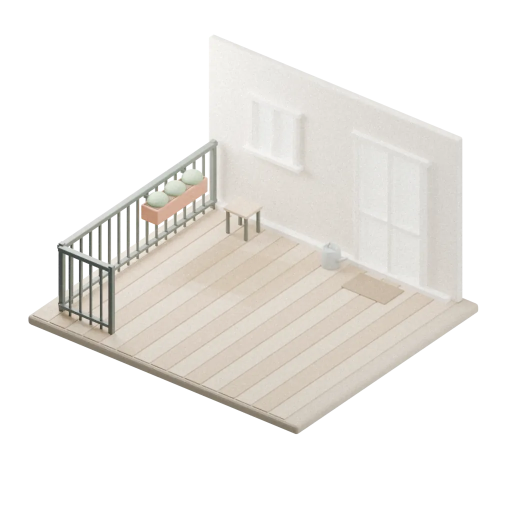
#> input picture assets/care_scene/balcony/light/bright_indirect.webp, 1024 x 1024 px (shown at 1/2 size)
$ python -i compose.py   (imports and definitions only)
#> lines starting #> are read from the running program, lines starting #| are printed output that depends on the picture; after the words box and inside, x2 and y2 are one past the last pixel; in counts of white or black regions, pixels touching at a corner belong together
#!/usr/bin/env python3
"""Compose les visuels App Store à partir des captures réelles.

Chaque visuel : un aplat d'une couleur vive de l'app, deux grands disques
pâles qui sortent du cadre — le décor de ses têtes vertes —, un titre en
Bricolage Grotesque très gras (la police des titres de l'app), un appareil
dessiné (bordure, barre d'état, île ou œil de caméra) qui montre la capture
presque entière, et un objet 3D posé à son pied, devant lui. L'écran est ce
qu'on vend : rien ne le recouvre, à part l'objet sur son coin bas.

Deux gabarits : l'iPhone 6,7 pouces (1290 × 2796) et l'iPad 13 pouces
(2064 × 2752), les deux séries que demande App Store d'une app universelle.

Les captures viennent du simulateur (store/capture_ios.sh, écran entier,
marqueur `.device` dans le dossier) ou, à défaut, du build web (capture.mjs,
390 × 844 à 3×, sans barre d'état).

Usage : compose.py <dossier captures> <dossier sortie> [fr|en|de|it] [iphone|ipad]
"""
import csv
import os
import sys

import numpy as np
from PIL import Image, ImageDraw, ImageFilter, ImageFont

HERE = os.path.dirname(os.path.abspath(__file__))
ROOT = os.path.join(HERE, '..')
FONTS = os.path.join(HERE, 'fonts/inter/extras/ttf')
DISPLAY = os.path.join(ROOT, 'assets', 'fonts', 'BricolageGrotesque-VF.ttf')
CLAY = os.path.join(ROOT, 'assets', 'onboarding')
# Le pot de l'icône, entier, tel que l'ouverture de l'app le montre
# (tool/render_app_icon.py).
POT = os.path.join('assets', 'icon', 'rendu', 'lancement.png')
INTER_ZIP = 'https://github.com/rsms/inter/releases/download/v4.1/Inter-4.1.zip'

# --- les deux gabarits --------------------------------------------------------

# Le projet Xcode déclare les deux familles (TARGETED_DEVICE_FAMILY = « 1,2 »),
# et App Store réclame alors une série par famille : 6,7 pouces pour l'iPhone,
# 13 pouces pour l'iPad. Les deux disent la même chose avec la même grammaire
# — papier teinté, titre à la main, appareil incliné, objet d'argile devant.
# Mais un iPad n'est pas un grand iPhone : presque carré, il laisse moins de
# hauteur au texte, l'appareil y prend moins de largeur, et sa capture est au
# facteur 2 quand celle de l'iPhone est au 3. Chaque gabarit porte donc ses
# mesures ; tout le fichier les lit dans L, réglé par use().
FORMATS = {
    'iphone': {
        'size': (1290, 2796),
        'margin': 96, 'text_top': 200, 'text_width': 1110,
        'title_max': 136, 'title_min': 96, 'title_line': 1.18,
        'sub_size': 54, 'sub_line': 66, 'sub_gap': 22, 'tilt': 1.0,
            # L'appareil tient en entier dans le cadre, écran complet : sa largeur,
        # le vide entre le sous-titre et lui (où l'objet d'argile dépasse), et
        # la taille de l'objet.
        'phone_width': 850, 'phone_gap': 170, 'phone_clay': 500,
        # Les cotes de l'appareil, en points : la barre d'état, le rayon des
        # coins, le cadre, l'île (ou, sans elle, l'œil de la caméra).
        'device': {'px': 3, 'status': 54, 'radius': 55, 'bezel': 12, 'island': (126, 37), 'camera': 0, 'cellular': True},
        'cover': {
            'title': 296, 'plant_h': 760, 'plant_dx': 28, 'plant_overlap': 80,
            'card_h': 860, 'card_gap': 86, 'radius': 72, 'pad': 76,
            'name': 88, 'species': 54, 'species_y': 118, 'rows_y': 234,
            'rows': 'liste', 'row_h': 132, 'row_gap': 26, 'row_icon': 88, 'row_x': 126, 'row_label': 54, 'row_value': 58,
            'bar_h': 232, 'bar_bottom': 150, 'footer': 56,
        },
    },
    'ipad': {
        'size': (2064, 2752),
        'margin': 150, 'text_top': 175, 'text_width': 1660,
        'title_max': 165, 'title_min': 128, 'title_line': 1.18,
        'sub_size': 68, 'sub_line': 84, 'sub_gap': 26,
        # L'iPad est presque carré : incliné comme un téléphone, il déborderait
        # par le bas. Le même geste, aux deux tiers.
        'tilt': 0.7,
        'phone_width': 1310, 'phone_gap': 115, 'phone_clay': 620,
        'device': {'px': 2, 'status': 24, 'radius': 26, 'bezel': 20, 'island': None, 'camera': 5, 'cellular': False},
        'cover': {
            'title': 320, 'plant_h': 690, 'plant_dx': 26, 'plant_overlap': 74,
            'card_h': 980, 'card_gap': 90, 'radius': 90, 'pad': 100,
            'name': 116, 'species': 70, 'species_y': 156, 'rows_y': 420,
            # Trois soins côte à côte : sur une fiche presque carrée, une liste
            # en colonne laisse la moitié droite vide et monte trop haut.
            'rows': 'grille', 'row_h': 340, 'row_gap': 0, 'row_icon': 160, 'row_x': 0, 'row_label': 62, 'row_value': 74,
            'bar_h': 250, 'bar_bottom': 120, 'footer': 72,
        },
    },
}

L = FORMATS['iphone']
W, H = L['size']


# [18 lines left out: functions use, ensure_fonts, not called in this run]


# La palette de l'app (design_system/tokens/colors.dart), en clair.
CANVAS = (255, 251, 244)
SURFACE = (255, 251, 244)
SURFACE_MUTED = (237, 227, 212)
INK = (28, 23, 18)
INK2 = (102, 89, 77)
INK3 = (140, 128, 116)
SHADOW = (0, 0, 0)
SAGE = (42, 116, 71)
BRAND = (53, 131, 84)
WHITE = (255, 255, 255)
# Le fond de chaque fiche, l'encre de son titre et celle de son sous-titre :
# le vert de la marque et le brun de nuit portent du blanc, les accents vifs
# portent l'encre, comme dans l'app.
TINTS = {
    'sage': (BRAND, WHITE, (226, 240, 230)),
    'water': ((93, 183, 255), INK, (28, 23, 18)),
    'sun': ((255, 225, 77), INK, (28, 23, 18)),
    'terracotta': ((255, 123, 69), INK, (28, 23, 18)),
    'rose': ((255, 143, 171), INK, (28, 23, 18)),
    'night': ((23, 19, 15), WHITE, (214, 204, 192)),
    'lavender': ((185, 163, 255), INK, (28, 23, 18)),
}
# L'encre du titre et du sous-titre de la fiche en cours : `background()` les
# règle, `draw_text_block()` les lit.
TEXT, TEXT2 = INK, INK2


def font(name, size):
    return ImageFont.truetype(os.path.join(FONTS, f'Inter-{name}.ttf'), size)


# [73 lines left out: functions display, background, wrap, title_size, draw_text_block, not called in this run]


# --- l'appareil ---------------------------------------------------------------

def status_bar(width, height, bg, ink, u=1.0, cellular=True):
    """Une barre d'état iOS : l'heure d'Apple, réseau, wifi, batterie.
    Sans [bg], la barre est transparente, à poser sur une photo.

    Les cotes sont celles d'une capture d'iPhone au facteur 3 ; [u] les ramène
    au facteur de la capture (2/3 pour un iPad, qui capture au facteur 2). Un
    iPad wifi n'a pas d'antenne : [cellular] efface les quatre barres."""
    def s(v):
        return int(round(v * u))

    bar = Image.new('RGBA', (width, height), bg + (255,) if bg else (0, 0, 0, 0))
    d = ImageDraw.Draw(bar)
    d.text((s(100), height // 2 - s(4)), '9:41', font=font('SemiBold', s(50)), fill=ink, anchor='lm')
    # Signal : quatre barres qui montent
    x0 = width - s(300)
    if cellular:
        for i in range(4):
            h = s(18 + i * 10)
            d.rounded_rectangle((x0 + s(i * 20), height // 2 + s(20) - h, x0 + s(i * 20) + s(12), height // 2 + s(20)), radius=s(3), fill=ink)
    # Wifi : trois arcs
    cx, cy = width - s(190), height // 2 + s(20)
    for r, wdt in ((44, 9), (28, 9), (10, 10)):
        d.arc((cx - s(r), cy - s(r), cx + s(r), cy + s(r)), start=225, end=315, fill=ink, width=s(wdt))
    # Batterie
    bx = width - s(130)
    d.rounded_rectangle((bx, height // 2 - s(18), bx + s(78), height // 2 + s(18)), radius=s(10), outline=ink, width=s(4))
    d.rounded_rectangle((bx + s(6), height // 2 - s(12), bx + s(60), height // 2 + s(12)), radius=s(6), fill=ink)
    d.rounded_rectangle((bx + s(80), height // 2 - s(7), bx + s(86), height // 2 + s(7)), radius=s(3), fill=ink)
    return bar


def phone(shot, scrim=0.0, sheet=None, device=False):
    """La capture habillée en appareil, aux cotes du gabarit courant.
    [shot] est un chemin, ou une capture déjà retouchée. Une capture du web
    (390 × 844) n'a pas de barre d'état : on la dessine au-dessus. Une
    capture d'appareil ([device]) est l'écran entier : la place de la barre
    d'état y est déjà réservée en haut, on dessine dedans. Avec [scrim] et
    [sheet], une feuille modale est posée sur l'écran entier, barre d'état
    comprise, comme l'app le fait."""
#> called with scrim = 0, device = False
    dev = L['device']
    px, u = dev['px'], dev['px'] / 3
    shot = (Image.open(shot) if isinstance(shot, str) else shot).convert('RGB')
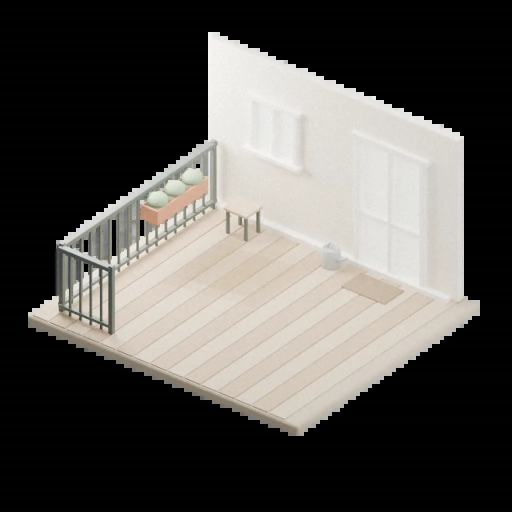
#> shot: PIL image 1024x1024 RGB (shown at 1/2 size); mean R, G, B 87.1, 84.6, 80.7
    sw, sh = shot.size
    top = dev['status'] * px
    if device:
        screen = shot.convert('RGBA')
    else:
        screen = Image.new('RGBA', (sw, sh + top))
#> screen: PIL image 1024x1186 RGBA; every value is 0
        screen.paste(shot, (0, top))
    strip = shot.crop((0, 0, sw, top))
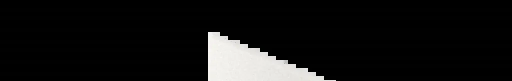
#> strip: PIL image 1024x162 RGB (shown at 1/2 size); mean R, G, B 18.7, 18.6, 18.3
    haut = strip.getpixel((sw // 2, 6))
#> haut = (0, 0, 0)
    if max(abs(a - b) for a, b in zip(haut, CANVAS)) < 24:
        # La feuille de l'app : la barre d'état est de la même feuille.
        bar = status_bar(sw, top, haut, INK, u, dev['cellular'])
    elif max(abs(a - b) for a, b in zip(haut, BRAND)) < 24:
        # La tête verte : l'heure y est blanche, sans voile.
        bar = status_bar(sw, top, haut, WHITE, u, dev['cellular'])
    else:
        # Une photo en tête de page : elle continue sous la barre d'état
        # (en miroir et un peu floue quand la capture s'arrête au bord),
        # assombrie vers le haut, et les icônes passent en blanc dessus.
        bar = strip.convert('RGBA') if device else strip.transpose(Image.FLIP_TOP_BOTTOM).filter(ImageFilter.GaussianBlur(6)).convert('RGBA')
        veil = np.zeros((top, sw, 4), dtype=np.uint8)
        veil[..., 3] = np.linspace(120, 30, top).astype(np.uint8)[:, None]
        bar.alpha_composite(Image.fromarray(veil))
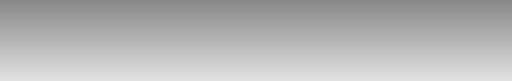
#> veil: shape (162, 1024, 4) (shown at 1/2 size); mean R, G, B, A 0, 0, 0, 74.5; transparent parts drawn white
        bar.alpha_composite(status_bar(sw, top, None, (255, 255, 255), u, dev['cellular']))
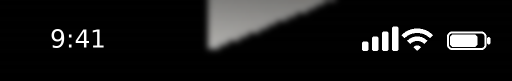
#> bar: PIL image 1024x162 RGBA (shown at 1/2 size); mean R, G, B, A 20.8, 20.8, 20.6, 255
    screen.paste(bar, (0, 0))
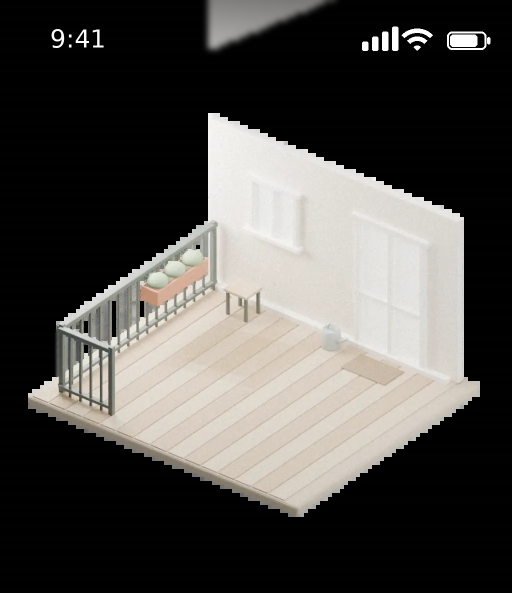
#> screen: PIL image 1024x1186 RGBA (shown at 1/2 size); mean R, G, B, A 78, 75.9, 72.5, 255
    sh = screen.height - top
    if scrim:
        # La barrière modale, comme celle d'iOS
        screen.alpha_composite(Image.new('RGBA', screen.size, SHADOW + (int(255 * scrim),)))
    if sheet is not None:
        screen.alpha_composite(sheet, (0, screen.height - sheet.height))
    screen = screen.convert('RGB')
#> screen: PIL image 1024x1186 RGB
    # Coins de l'écran
    radius = dev['radius'] * px
    mask = Image.new('L', screen.size, 0)
#> mask: PIL image 1024x1186 L; every value is 0
    ImageDraw.Draw(mask).rounded_rectangle((0, 0, sw - 1, sh + top - 1), radius=radius, fill=255)
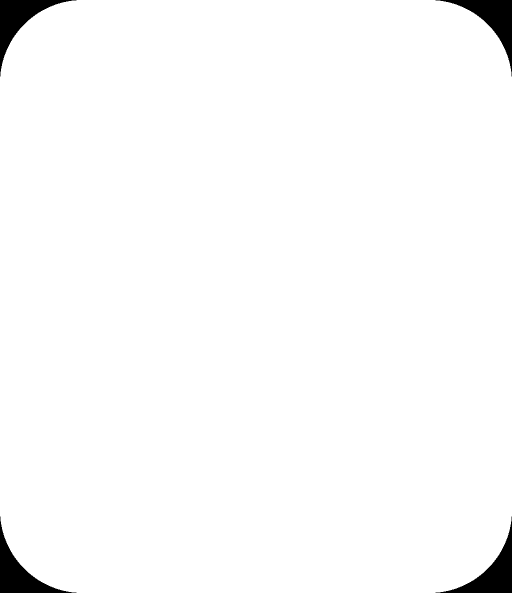
#> mask: PIL image 1024x1186 L (shown at 1/2 size); 98.1% white; 4 black regions, box (x1, y1, x2, y2) and area: (0, 0, 153, 153) 5897, (871, 0, 1024, 153) 5897, (0, 1033, 153, 1186) 5897, (871, 1033, 1024, 1186) 5897
    bezel = dev['bezel'] * px
    edge = max(1, int(round(3 * u)))
    body = Image.new('RGBA', (sw + 2 * bezel, sh + top + 2 * bezel), (0, 0, 0, 0))
#> body: PIL image 1096x1258 RGBA; every value is 0
    d = ImageDraw.Draw(body)
    d.rounded_rectangle((0, 0, body.width - 1, body.height - 1), radius=radius + bezel, fill=(46, 36, 30, 255))
    d.rounded_rectangle((edge, edge, body.width - 1 - edge, body.height - 1 - edge), radius=radius + bezel - edge, outline=(92, 76, 66, 255), width=edge)
    body.paste(screen, (bezel, bezel), mask)
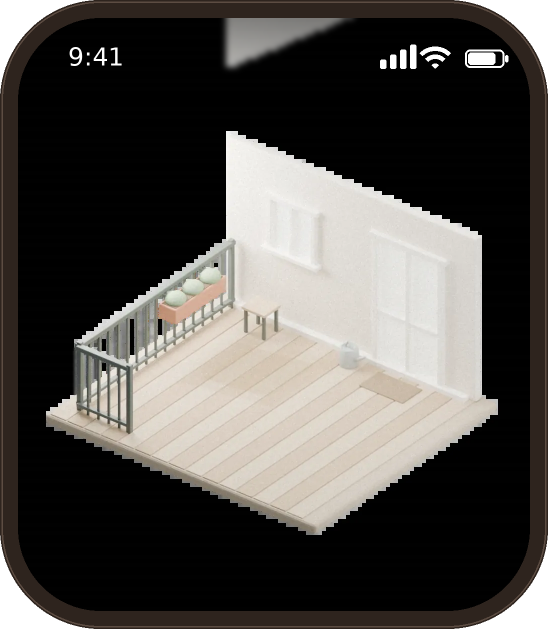
#> body: PIL image 1096x1258 RGBA (shown at 1/2 size); mean R, G, B, A 74.3, 71.2, 67.5, 248.5; transparent parts drawn white
    if dev['island']:
        # Dynamic Island
        iw, ih = dev['island'][0] * px, dev['island'][1] * px
        ix, iy = bezel + (sw - iw) // 2, bezel + 11 * px
        d.rounded_rectangle((ix, iy, ix + iw, iy + ih), radius=ih // 2, fill=(14, 11, 9, 255))
    elif dev['camera']:
        # L'iPad n'a pas d'île : un œil de caméra au milieu du cadre du haut.
        r = dev['camera'] * px
        cx, cy = bezel + sw // 2, bezel // 2
        d.ellipse((cx - r, cy - r, cx + r, cy + r), fill=(20, 16, 13, 255))
    return body


# --- argile -------------------------------------------------------------------

# [63 lines left out: functions paste_with_shadow, clay_shape, clay_card, clay_arch, place_phone, place_object, not called in this run]


# --- la feuille « Espèce » ---------------------------------------------------

# Une photo CC0 (iNaturalist, observation 359128431, photo 655212161) qui
# n'est pas dans le jeu d'entraînement, et ce que le modèle livré en dit.
# Ce sont ses vrais résultats, pas une maquette : les recalculer avec
#   python3 store/ident/score.py store/ident/ficus-lyrata.jpg
# après chaque nouveau modèle.
IDENT_PHOTO = os.path.join(HERE, 'ident', 'ficus-lyrata.jpg')
IDENT_RESULTS = [('Ficus lyrata', 0.804), ('Epipremnum aureum', 0.063), ('Euphorbia lactea', 0.039)]
# Les seuils du modèle embarqué (domain/identification/identification_policy.dart).
LIKELY, POSSIBLE = 0.70, 0.25
# Les textes de la feuille, ceux des ARB.
IDENT_COPY = {
    'fr': {'title': 'Espèce', 'hint': 'Reconnu par Iris sur l’appareil. Choisissez l’espèce.', 'use': 'Utiliser',
           'online': 'Chercher en ligne', 'likely': 'Probable', 'possible': 'Possible', 'unlikely': 'Peu probable'},
    'en': {'title': 'Species', 'hint': 'Recognised by Iris on the device. Choose the species.', 'use': 'Use',
           'online': 'Search online', 'likely': 'Likely', 'possible': 'Possible', 'unlikely': 'Less likely'},
    'de': {'title': 'Art', 'hint': 'Von Iris auf dem Gerät erkannt. Wählen Sie die Art.', 'use': 'Verwenden',
           'online': 'Online suchen', 'likely': 'Wahrscheinlich', 'possible': 'Möglich', 'unlikely': 'Wenig wahrscheinlich'},
    'it': {'title': 'Specie', 'hint': 'Riconosciuta da Iris sul dispositivo. Scegliete la specie.', 'use': 'Usa',
           'online': 'Cerca online', 'likely': 'Probabile', 'possible': 'Possibile', 'unlikely': 'Poco probabile'},
}

def common_names(lang):
    with open(os.path.join(ROOT, 'tools', 'plant_dataset', 'plants.csv'), newline='', encoding='utf-8') as f:
        return {r['scientific_name']: r.get(f'common_{lang}', '') for r in csv.DictReader(f)}


# [78 lines left out: functions fit, ellipsize, diamond, ident_sheet, not called in this run]


# Sans capture de la feuille « Espèce » — le modèle ne tourne pas sur le
# web —, elle est redessinée sur la fiche du Ficus, celle-là même qu'elle
# recouvre dans l'app.


# --- la fiche de présentation -------------------------------------------------

# La première fiche ne montre pas un écran : elle plante le décor, fort, sur
# un aplat sauge. Les concurrents du magasin font tous la même chose — un
# aplat saturé, un titre énorme, une vraie photo, des pastilles d'interface
# posées dessus. Ici les pastilles sont celles de l'app, à sa palette.
# La fiche d'ouverture suit la mise en page de l'app : la marge de page, un
# grand titre en haut à gauche, puis des cartes en colonne. Elle y ajoute une
# bande sauge, la plante de l'icône posée sur son bord, et une carte de verre
# dépoli qui mord sur la bande. Rien de plus : une fiche chargée ne se lit
# pas dans une grille de vignettes.
COVER = {
    'fr': {
        'title': 'Auxine',
        'subtitle': 'le carnet de vos plantes',
        'name': 'Monstera deliciosa',
        'species': 'Faux philodendron',
        'rows': [
            ('assets/objects/arrosoir.webp', 'Arrosage', 'Tous les 8 jours'),
            ('assets/problems/clay_abiotique.webp', 'Lumière', 'Vive indirecte'),
            ('assets/onboarding/collection_semis.webp', 'Dernier soin', 'Il y a 2 jours'),
        ],
        'footer': 'Sans compte, sans publicité',
    },
    'en': {
        'title': 'Auxine',
        'subtitle': 'the journal of your plants',
        'name': 'Monstera deliciosa',
        'species': 'Swiss cheese plant',
        'rows': [
            ('assets/objects/arrosoir.webp', 'Watering', 'Every 8 days'),
            ('assets/problems/clay_abiotique.webp', 'Light', 'Bright indirect'),
            ('assets/onboarding/collection_semis.webp', 'Last care', '2 days ago'),
        ],
        'footer': 'No account, no ads',
    },
    'de': {
        'title': 'Auxine',
        'subtitle': 'das Tagebuch Ihrer Pflanzen',
        'name': 'Monstera deliciosa',
        'species': 'Fensterblatt',
        'rows': [
            ('assets/objects/arrosoir.webp', 'Gießen', 'Alle 8 Tage'),
            ('assets/problems/clay_abiotique.webp', 'Licht', 'Hell, indirekt'),
            ('assets/onboarding/collection_semis.webp', 'Letzte Pflege', 'Vor 2 Tagen'),
        ],
        'footer': 'Ohne Konto, ohne Werbung',
    },
    'it': {
        'title': 'Auxine',
        'subtitle': 'il diario delle vostre piante',
        'name': 'Monstera deliciosa',
        'species': 'Monstera',
        'rows': [
            ('assets/objects/arrosoir.webp', 'Annaffiatura', 'Ogni 8 giorni'),
            ('assets/problems/clay_abiotique.webp', 'Luce', 'Viva indiretta'),
            ('assets/onboarding/collection_semis.webp', 'Ultima cura', '2 giorni fa'),
        ],
        'footer': 'Senza account, senza pubblicità',
    },
}

TERRACOTTA_POP = (255, 123, 69)


# [83 lines left out: functions rounded_mask, crisp, cover, not called in this run]


# --- les visuels --------------------------------------------------------------

# Le registre des fiches App Store : un titre court, puis un fragment en
# minuscules, sans point. Pas de phrase.
COPY = {
    'fr': [
        ("Chaque matin,\nl'état des plantes", 'les soins qui viennent, à cocher'),
        ('Quelle est\ncette plante ?', 'une photo suffit, même sans réseau'),
        ('Toutes vos plantes,\nau même endroit', 'avec leur photo, leur espèce et leur pièce'),
        ('Chaque plante\na sa page', 'photos, prochains soins, journal'),
        ("Une fiche d'entretien\npour chaque espèce", 'arrosage, lumière, engrais, rempotage'),
        ('Lieux, calendrier,\ninventaire', 'pour un appartement ou un jardin entier'),
        ('Un diagnostic\nsur photo', 'plus de 200 troubles, ravageurs, maladies'),
    ],
    'en': [
        ('Each morning,\nwhere things stand', 'upcoming care, to tick off'),
        ('What plant\nis this?', 'one photo is enough, even offline'),
        ('All your plants,\nin one place', 'with their photo, species and room'),
        ('Every plant\nhas its page', 'photos, upcoming care, journal'),
        ('A care guide\nfor every species', 'watering, light, feeding, repotting'),
        ('Rooms, calendar,\ninventory', 'for a whole flat or garden'),
        ('A diagnosis\nfrom a photo', '200+ disorders, pests and diseases'),
    ],
    'de': [
        ('Jeden Morgen,\nder Stand der Dinge', 'die anstehende Pflege, zum Abhaken'),
        ('Welche Pflanze\nist das?', 'ein Foto genügt, auch ohne Netz'),
        ('Alle Pflanzen,\nan einem Ort', 'mit Foto, Art und Zimmer'),
        ('Jede Pflanze\nhat ihre Seite', 'Fotos, nächste Pflege, Tagebuch'),
        ('Ein Pflegeblatt\nfür jede Art', 'Gießen, Licht, Dünger, Umtopfen'),
        ('Orte, Kalender,\nBestand', 'für eine Wohnung oder einen ganzen Garten'),
        ('Eine Diagnose\nnach Foto', 'über 200 Störungen, Schädlinge, Krankheiten'),
    ],
    'it': [
        ('Ogni mattina,\nlo stato delle piante', 'le cure in arrivo, da spuntare'),
        ('Che pianta\nè questa?', 'basta una foto, anche senza rete'),
        ('Tutte le piante,\nnello stesso posto', 'con foto, specie e stanza'),
        ('Ogni pianta\nha la sua pagina', 'foto, prossime cure, diario'),
        ('Una scheda di cura\nper ogni specie', 'annaffiatura, luce, concime, rinvaso'),
        ('Luoghi, calendario,\ninventario', 'per un appartamento o un giardino intero'),
        ('Una diagnosi\nda una foto', 'oltre 200 disturbi, parassiti, malattie'),
    ],
}

SCENES = [
    ('today', 'sun', 'assets/objects/arrosoir.webp', -3.5, 'right'),
    ('capture', 'lavender', 'collection_ronde.webp', 3.0, 'left'),
    ('plants', 'water', 'collection_monstera.webp', -3.0, 'right'),
    ('plant', 'terracotta', 'collection_caoutchouc.webp', 3.5, 'left'),
    ('care', 'sage', 'collection_sansevieria.webp', -3.0, 'right'),
    ('garden-calendar', 'rose', 'collection_semis.webp', 3.0, 'left'),
    ('diagnosis', 'night', 'collection_monstera.webp', -3.5, 'right'),
]
# Chaque visuel : la capture, la couleur du fond, l'objet 3D qui dépasse. Un
# objet ne se pose jamais sur sa propre couleur : l'arrosoir bleu sur le
# jaune, le pot orange sur le bleu.


# [35 lines left out: function build, not called in this run]


# [4 lines not run here, left out]

>>> result = phone('../assets/care_scene/balcony/light/bright_indirect.webp')

$ run again, on assets/care_scene/indoor/light/full_sun.webp
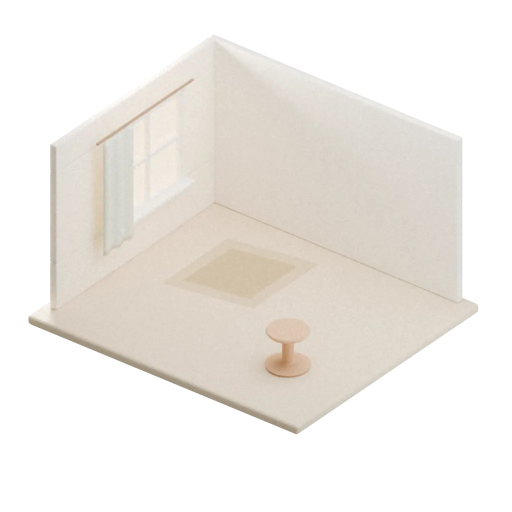
#> input picture assets/care_scene/indoor/light/full_sun.webp, 1024 x 1024 px (shown at 1/2 size)
#> in phone, `strip = shot.crop((0, 0, sw, top))`:
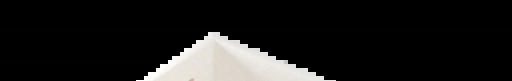
#> strip: PIL image 1024x162 RGB (shown at 1/2 size); mean R, G, B 27.1, 26.6, 25.8
#> haut = (0, 0, 0)
#> in phone, `body.paste(screen, (bezel, bezel), mask)`:
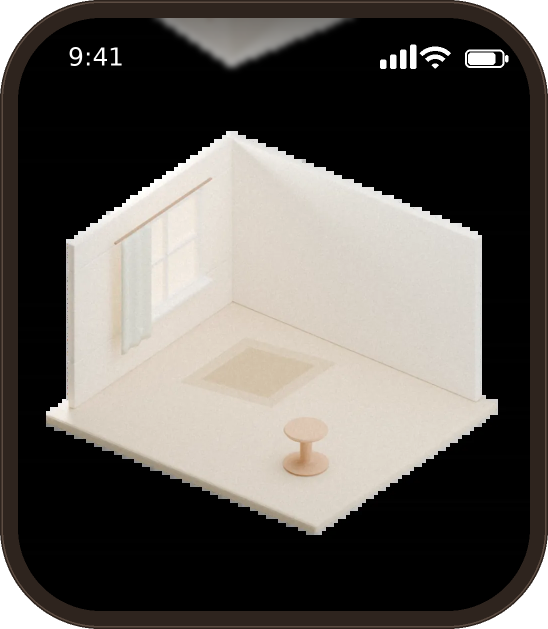
#> body: PIL image 1096x1258 RGBA (shown at 1/2 size); mean R, G, B, A 88.6, 84.4, 79.6, 248.5; transparent parts drawn white
